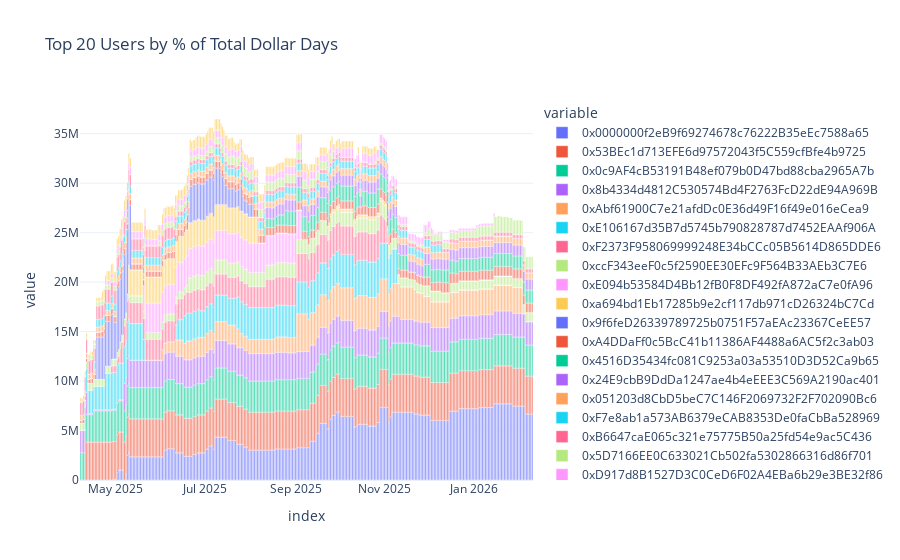

This figure's notebook cell:
### Code cell
# Get the top 20 addresses by percent of total dollar days
top_20_addresses = df.sort_values("percent_of_total_dollar_days", ascending=False).head(20)["address"].tolist()

# Plot them as a bar chart
px.bar(full_df[top_20_addresses], title="Top 20 Users by % of Total Dollar Days")

### Figure 1 — Plotly figure (JSON) as saved in the notebook; plotly's stock layout.template omitted (floating-point values rounded to 4 significant figures; data arrays with more than 128 entries replaced by an {"elided": "..."} marker saying what was removed)
{"data": [{"alignmentgroup": "True", "hovertemplate": "variable=0x0000000f2eB9f69274678c76222B35eEc7588a65<br>index=%{x}<br>value=%{y}<extra></extra>", "legendgroup": "0x0000000f2eB9f69274678c76222B35eEc7588a65", "marker": {"color": "#636efa", "pattern": {"shape": ""}}, "name": "0x0000000f2eB9f69274678c76222B35eEc7588a65", "offsetgroup": "0x0000000f2eB9f69274678c76222B35eEc7588a65", "orientation": "v", "showlegend": true, "textposition": "auto", "type": "bar", "x": {"elided": "310 str values"}, "xaxis": "x", "y": {"elided": "310 float values"}, "yaxis": "y"}, {"alignmentgroup": "True", "hovertemplate": "variable=0x53BEc1d713EFE6d97572043f5C559cfBfe4b9725<br>index=%{x}<br>value=%{y}<extra></extra>", "legendgroup": "0x53BEc1d713EFE6d97572043f5C559cfBfe4b9725", "marker": {"color": "#EF553B", "pattern": {"shape": ""}}, "name": "0x53BEc1d713EFE6d97572043f5C559cfBfe4b9725", "offsetgroup": "0x53BEc1d713EFE6d97572043f5C559cfBfe4b9725", "orientation": "v", "showlegend": true, "textposition": "auto", "type": "bar", "x": {"elided": "310 str values"}, "xaxis": "x", "y": {"elided": "310 float values"}, "yaxis": "y"}, {"alignmentgroup": "True", "hovertemplate": "variable=0x0c9AF4cB53191B48ef079b0D47bd88cba2965A7b<br>index=%{x}<br>value=%{y}<extra></extra>", "legendgroup": "0x0c9AF4cB53191B48ef079b0D47bd88cba2965A7b", "marker": {"color": "#00cc96", "pattern": {"shape": ""}}, "name": "0x0c9AF4cB53191B48ef079b0D47bd88cba2965A7b", "offsetgroup": "0x0c9AF4cB53191B48ef079b0D47bd88cba2965A7b", "orientation": "v", "showlegend": true, "textposition": "auto", "type": "bar", "x": {"elided": "310 str values"}, "xaxis": "x", "y": {"elided": "310 float values"}, "yaxis": "y"}, {"alignmentgroup": "True", "hovertemplate": "variable=0x8b4334d4812C530574Bd4F2763FcD22dE94A969B<br>index=%{x}<br>value=%{y}<extra></extra>", "legendgroup": "0x8b4334d4812C530574Bd4F2763FcD22dE94A969B", "marker": {"color": "#ab63fa", "pattern": {"shape": ""}}, "name": "0x8b4334d4812C530574Bd4F2763FcD22dE94A969B", "offsetgroup": "0x8b4334d4812C530574Bd4F2763FcD22dE94A969B", "orientation": "v", "showlegend": true, "textposition": "auto", "type": "bar", "x": {"elided": "310 str values"}, "xaxis": "x", "y": {"elided": "310 float values"}, "yaxis": "y"}, {"alignmentgroup": "True", "hovertemplate": "variable=0xAbf61900C7e21afdDc0E36d49F16f49e016eCea9<br>index=%{x}<br>value=%{y}<extra></extra>", "legendgroup": "0xAbf61900C7e21afdDc0E36d49F16f49e016eCea9", "marker": {"color": "#FFA15A", "pattern": {"shape": ""}}, "name": "0xAbf61900C7e21afdDc0E36d49F16f49e016eCea9", "offsetgroup": "0xAbf61900C7e21afdDc0E36d49F16f49e016eCea9", "orientation": "v", "showlegend": true, "textposition": "auto", "type": "bar", "x": {"elided": "310 str values"}, "xaxis": "x", "y": {"elided": "310 float values"}, "yaxis": "y"}, {"alignmentgroup": "True", "hovertemplate": "variable=0xE106167d35B7d5745b790828787d7452EAAf906A<br>index=%{x}<br>value=%{y}<extra></extra>", "legendgroup": "0xE106167d35B7d5745b790828787d7452EAAf906A", "marker": {"color": "#19d3f3", "pattern": {"shape": ""}}, "name": "0xE106167d35B7d5745b790828787d7452EAAf906A", "offsetgroup": "0xE106167d35B7d5745b790828787d7452EAAf906A", "orientation": "v", "showlegend": true, "textposition": "auto", "type": "bar", "x": {"elided": "310 str values"}, "xaxis": "x", "y": {"elided": "310 float values"}, "yaxis": "y"}, {"alignmentgroup": "True", "hovertemplate": "variable=0xF2373F958069999248E34bCCc05B5614D865DDE6<br>index=%{x}<br>value=%{y}<extra></extra>", "legendgroup": "0xF2373F958069999248E34bCCc05B5614D865DDE6", "marker": {"color": "#FF6692", "pattern": {"shape": ""}}, "name": "0xF2373F958069999248E34bCCc05B5614D865DDE6", "offsetgroup": "0xF2373F958069999248E34bCCc05B5614D865DDE6", "orientation": "v", "showlegend": true, "textposition": "auto", "type": "bar", "x": {"elided": "310 str values"}, "xaxis": "x", "y": {"elided": "310 float values"}, "yaxis": "y"}, {"alignmentgroup": "True", "hovertemplate": "variable=0xccF343eeF0c5f2590EE30EFc9F564B33AEb3C7E6<br>index=%{x}<br>value=%{y}<extra></extra>", "legendgroup": "0xccF343eeF0c5f2590EE30EFc9F564B33AEb3C7E6", "marker": {"color": "#B6E880", "pattern": {"shape": ""}}, "name": "0xccF343eeF0c5f2590EE30EFc9F564B33AEb3C7E6", "offsetgroup": "0xccF343eeF0c5f2590EE30EFc9F564B33AEb3C7E6", "orientation": "v", "showlegend": true, "textposition": "auto", "type": "bar", "x": {"elided": "310 str values"}, "xaxis": "x", "y": {"elided": "310 float values"}, "yaxis": "y"}, {"alignmentgroup": "True", "hovertemplate": "variable=0xE094b53584D4Bb12fB0F8DF492fA872aC7e0fA96<br>index=%{x}<br>value=%{y}<extra></extra>", "legendgroup": "0xE094b53584D4Bb12fB0F8DF492fA872aC7e0fA96", "marker": {"color": "#FF97FF", "pattern": {"shape": ""}}, "name": "0xE094b53584D4Bb12fB0F8DF492fA872aC7e0fA96", "offsetgroup": "0xE094b53584D4Bb12fB0F8DF492fA872aC7e0fA96", "orientation": "v", "showlegend": true, "textposition": "auto", "type": "bar", "x": {"elided": "310 str values"}, "xaxis": "x", "y": {"elided": "310 float values"}, "yaxis": "y"}, {"alignmentgroup": "True", "hovertemplate": "variable=0xa694bd1Eb17285b9e2cf117db971cD26324bC7Cd<br>index=%{x}<br>value=%{y}<extra></extra>", "legendgroup": "0xa694bd1Eb17285b9e2cf117db971cD26324bC7Cd", "marker": {"color": "#FECB52", "pattern": {"shape": ""}}, "name": "0xa694bd1Eb17285b9e2cf117db971cD26324bC7Cd", "offsetgroup": "0xa694bd1Eb17285b9e2cf117db971cD26324bC7Cd", "orientation": "v", "showlegend": true, "textposition": "auto", "type": "bar", "x": {"elided": "310 str values"}, "xaxis": "x", "y": {"elided": "310 float values"}, "yaxis": "y"}, {"alignmentgroup": "True", "hovertemplate": "variable=0x9f6feD26339789725b0751F57aEAc23367CeEE57<br>index=%{x}<br>value=%{y}<extra></extra>", "legendgroup": "0x9f6feD26339789725b0751F57aEAc23367CeEE57", "marker": {"color": "#636efa", "pattern": {"shape": ""}}, "name": "0x9f6feD26339789725b0751F57aEAc23367CeEE57", "offsetgroup": "0x9f6feD26339789725b0751F57aEAc23367CeEE57", "orientation": "v", "showlegend": true, "textposition": "auto", "type": "bar", "x": {"elided": "310 str values"}, "xaxis": "x", "y": {"elided": "310 float values"}, "yaxis": "y"}, {"alignmentgroup": "True", "hovertemplate": "variable=0xA4DDaFf0c5BcC41b11386AF4488a6AC5f2c3ab03<br>index=%{x}<br>value=%{y}<extra></extra>", "legendgroup": "0xA4DDaFf0c5BcC41b11386AF4488a6AC5f2c3ab03", "marker": {"color": "#EF553B", "pattern": {"shape": ""}}, "name": "0xA4DDaFf0c5BcC41b11386AF4488a6AC5f2c3ab03", "offsetgroup": "0xA4DDaFf0c5BcC41b11386AF4488a6AC5f2c3ab03", "orientation": "v", "showlegend": true, "textposition": "auto", "type": "bar", "x": {"elided": "310 str values"}, "xaxis": "x", "y": {"elided": "310 float values"}, "yaxis": "y"}, {"alignmentgroup": "True", "hovertemplate": "variable=0x4516D35434fc081C9253a03a53510D3D52Ca9b65<br>index=%{x}<br>value=%{y}<extra></extra>", "legendgroup": "0x4516D35434fc081C9253a03a53510D3D52Ca9b65", "marker": {"color": "#00cc96", "pattern": {"shape": ""}}, "name": "0x4516D35434fc081C9253a03a53510D3D52Ca9b65", "offsetgroup": "0x4516D35434fc081C9253a03a53510D3D52Ca9b65", "orientation": "v", "showlegend": true, "textposition": "auto", "type": "bar", "x": {"elided": "310 str values"}, "xaxis": "x", "y": {"elided": "310 float values"}, "yaxis": "y"}, {"alignmentgroup": "True", "hovertemplate": "variable=0x24E9cbB9DdDa1247ae4b4eEEE3C569A2190ac401<br>index=%{x}<br>value=%{y}<extra></extra>", "legendgroup": "0x24E9cbB9DdDa1247ae4b4eEEE3C569A2190ac401", "marker": {"color": "#ab63fa", "pattern": {"shape": ""}}, "name": "0x24E9cbB9DdDa1247ae4b4eEEE3C569A2190ac401", "offsetgroup": "0x24E9cbB9DdDa1247ae4b4eEEE3C569A2190ac401", "orientation": "v", "showlegend": true, "textposition": "auto", "type": "bar", "x": {"elided": "310 str values"}, "xaxis": "x", "y": {"elided": "310 float values"}, "yaxis": "y"}, {"alignmentgroup": "True", "hovertemplate": "variable=0x051203d8CbD5beC7C146F2069732F2F702090Bc6<br>index=%{x}<br>value=%{y}<extra></extra>", "legendgroup": "0x051203d8CbD5beC7C146F2069732F2F702090Bc6", "marker": {"color": "#FFA15A", "pattern": {"shape": ""}}, "name": "0x051203d8CbD5beC7C146F2069732F2F702090Bc6", "offsetgroup": "0x051203d8CbD5beC7C146F2069732F2F702090Bc6", "orientation": "v", "showlegend": true, "textposition": "auto", "type": "bar", "x": {"elided": "310 str values"}, "xaxis": "x", "y": {"elided": "310 float values"}, "yaxis": "y"}, {"alignmentgroup": "True", "hovertemplate": "variable=0xF7e8ab1a573AB6379eCAB8353De0faCbBa528969<br>index=%{x}<br>value=%{y}<extra></extra>", "legendgroup": "0xF7e8ab1a573AB6379eCAB8353De0faCbBa528969", "marker": {"color": "#19d3f3", "pattern": {"shape": ""}}, "name": "0xF7e8ab1a573AB6379eCAB8353De0faCbBa528969", "offsetgroup": "0xF7e8ab1a573AB6379eCAB8353De0faCbBa528969", "orientation": "v", "showlegend": true, "textposition": "auto", "type": "bar", "x": {"elided": "310 str values"}, "xaxis": "x", "y": {"elided": "310 float values"}, "yaxis": "y"}, {"alignmentgroup": "True", "hovertemplate": "variable=0xB6647caE065c321e75775B50a25fd54e9ac5C436<br>index=%{x}<br>value=%{y}<extra></extra>", "legendgroup": "0xB6647caE065c321e75775B50a25fd54e9ac5C436", "marker": {"color": "#FF6692", "pattern": {"shape": ""}}, "name": "0xB6647caE065c321e75775B50a25fd54e9ac5C436", "offsetgroup": "0xB6647caE065c321e75775B50a25fd54e9ac5C436", "orientation": "v", "showlegend": true, "textposition": "auto", "type": "bar", "x": {"elided": "310 str values"}, "xaxis": "x", "y": {"elided": "310 float values"}, "yaxis": "y"}, {"alignmentgroup": "True", "hovertemplate": "variable=0x5D7166EE0C633021Cb502fa5302866316d86f701<br>index=%{x}<br>value=%{y}<extra></extra>", "legendgroup": "0x5D7166EE0C633021Cb502fa5302866316d86f701", "marker": {"color": "#B6E880", "pattern": {"shape": ""}}, "name": "0x5D7166EE0C633021Cb502fa5302866316d86f701", "offsetgroup": "0x5D7166EE0C633021Cb502fa5302866316d86f701", "orientation": "v", "showlegend": true, "textposition": "auto", "type": "bar", "x": {"elided": "310 str values"}, "xaxis": "x", "y": {"elided": "310 float values"}, "yaxis": "y"}, {"alignmentgroup": "True", "hovertemplate": "variable=0xD917d8B1527D3C0CeD6F02A4EBa6b29e3BE32f86<br>index=%{x}<br>value=%{y}<extra></extra>", "legendgroup": "0xD917d8B1527D3C0CeD6F02A4EBa6b29e3BE32f86", "marker": {"color": "#FF97FF", "pattern": {"shape": ""}}, "name": "0xD917d8B1527D3C0CeD6F02A4EBa6b29e3BE32f86", "offsetgroup": "0xD917d8B1527D3C0CeD6F02A4EBa6b29e3BE32f86", "orientation": "v", "showlegend": true, "textposition": "auto", "type": "bar", "x": {"elided": "310 str values"}, "xaxis": "x", "y": {"elided": "310 float values"}, "yaxis": "y"}, {"alignmentgroup": "True", "hovertemplate": "variable=0x010AF29077a8520cc3F55bE2031D7e37808BA137<br>index=%{x}<br>value=%{y}<extra></extra>", "legendgroup": "0x010AF29077a8520cc3F55bE2031D7e37808BA137", "marker": {"color": "#FECB52", "pattern": {"shape": ""}}, "name": "0x010AF29077a8520cc3F55bE2031D7e37808BA137", "offsetgroup": "0x010AF29077a8520cc3F55bE2031D7e37808BA137", "orientation": "v", "showlegend": true, "textposition": "auto", "type": "bar", "x": {"elided": "310 str values"}, "xaxis": "x", "y": {"elided": "310 float values"}, "yaxis": "y"}], "layout": {"barmode": "relative", "legend": {"title": {"text": "variable"}, "tracegroupgap": 0}, "title": {"text": "Top 20 Users by % of Total Dollar Days"}, "xaxis": {"anchor": "y", "domain": [0, 1], "title": {"text": "index"}}, "yaxis": {"anchor": "x", "domain": [0, 1], "title": {"text": "value"}}}}
